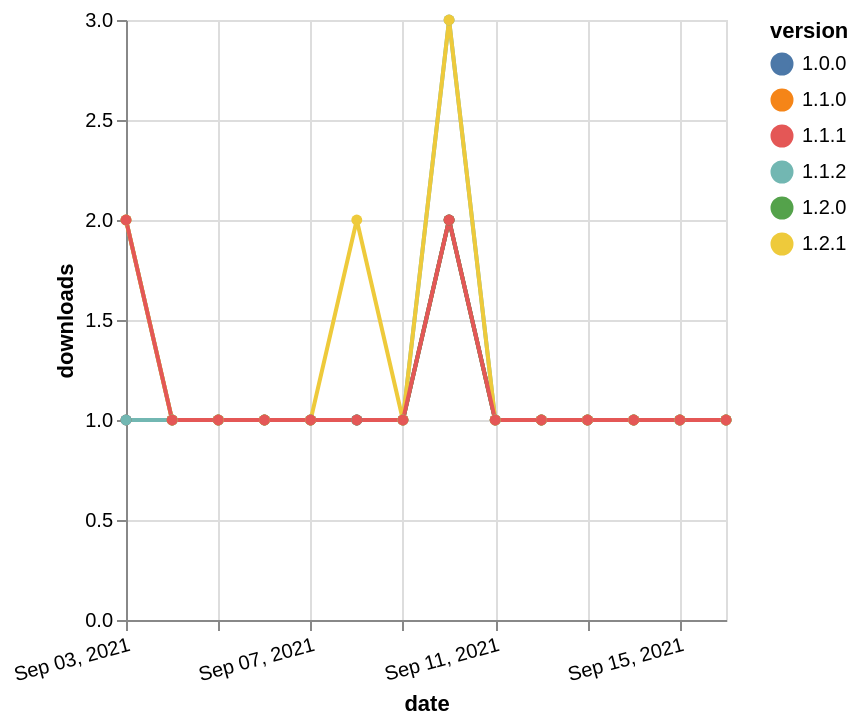

This figure's Vega-Lite source:
### Vega-Lite specification from a JSON file in a GitHub repository (floating-point values rounded to 4 significant figures)
{"$schema": "https://vega.github.io/schema/vega-lite/v5.json", "description": "A simple bar chart with embedded data.", "data": {"values": [{"date": "2021-09-03", "total": 134, "delta": 1, "version": "1.1.0"}, {"date": "2021-09-04", "total": 135, "delta": 1, "version": "1.1.0"}, {"date": "2021-09-05", "total": 136, "delta": 1, "version": "1.1.0"}, {"date": "2021-09-06", "total": 137, "delta": 1, "version": "1.1.0"}, {"date": "2021-09-07", "total": 138, "delta": 1, "version": "1.1.0"}, {"date": "2021-09-08", "total": 139, "delta": 1, "version": "1.1.0"}, {"date": "2021-09-09", "total": 140, "delta": 1, "version": "1.1.0"}, {"date": "2021-09-10", "total": 142, "delta": 2, "version": "1.1.0"}, {"date": "2021-09-11", "total": 143, "delta": 1, "version": "1.1.0"}, {"date": "2021-09-12", "total": 144, "delta": 1, "version": "1.1.0"}, {"date": "2021-09-13", "total": 145, "delta": 1, "version": "1.1.0"}, {"date": "2021-09-14", "total": 146, "delta": 1, "version": "1.1.0"}, {"date": "2021-09-15", "total": 147, "delta": 1, "version": "1.1.0"}, {"date": "2021-09-16", "total": 148, "delta": 1, "version": "1.1.0"}, {"date": "2021-09-03", "total": 146, "delta": 1, "version": "1.0.0"}, {"date": "2021-09-04", "total": 147, "delta": 1, "version": "1.0.0"}, {"date": "2021-09-05", "total": 148, "delta": 1, "version": "1.0.0"}, {"date": "2021-09-06", "total": 149, "delta": 1, "version": "1.0.0"}, {"date": "2021-09-07", "total": 150, "delta": 1, "version": "1.0.0"}, {"date": "2021-09-08", "total": 151, "delta": 1, "version": "1.0.0"}, {"date": "2021-09-09", "total": 152, "delta": 1, "version": "1.0.0"}, {"date": "2021-09-10", "total": 154, "delta": 2, "version": "1.0.0"}, {"date": "2021-09-11", "total": 155, "delta": 1, "version": "1.0.0"}, {"date": "2021-09-12", "total": 156, "delta": 1, "version": "1.0.0"}, {"date": "2021-09-13", "total": 157, "delta": 1, "version": "1.0.0"}, {"date": "2021-09-14", "total": 158, "delta": 1, "version": "1.0.0"}, {"date": "2021-09-15", "total": 159, "delta": 1, "version": "1.0.0"}, {"date": "2021-09-16", "total": 160, "delta": 1, "version": "1.0.0"}, {"date": "2021-09-03", "total": 112, "delta": 2, "version": "1.2.0"}, {"date": "2021-09-04", "total": 113, "delta": 1, "version": "1.2.0"}, {"date": "2021-09-05", "total": 114, "delta": 1, "version": "1.2.0"}, {"date": "2021-09-06", "total": 115, "delta": 1, "version": "1.2.0"}, {"date": "2021-09-07", "total": 116, "delta": 1, "version": "1.2.0"}, {"date": "2021-09-08", "total": 117, "delta": 1, "version": "1.2.0"}, {"date": "2021-09-09", "total": 118, "delta": 1, "version": "1.2.0"}, {"date": "2021-09-10", "total": 120, "delta": 2, "version": "1.2.0"}, {"date": "2021-09-11", "total": 121, "delta": 1, "version": "1.2.0"}, {"date": "2021-09-12", "total": 122, "delta": 1, "version": "1.2.0"}, {"date": "2021-09-13", "total": 123, "delta": 1, "version": "1.2.0"}, {"date": "2021-09-14", "total": 124, "delta": 1, "version": "1.2.0"}, {"date": "2021-09-15", "total": 125, "delta": 1, "version": "1.2.0"}, {"date": "2021-09-16", "total": 126, "delta": 1, "version": "1.2.0"}, {"date": "2021-09-03", "total": 186, "delta": 1, "version": "1.1.2"}, {"date": "2021-09-04", "total": 187, "delta": 1, "version": "1.1.2"}, {"date": "2021-09-05", "total": 188, "delta": 1, "version": "1.1.2"}, {"date": "2021-09-06", "total": 189, "delta": 1, "version": "1.1.2"}, {"date": "2021-09-07", "total": 190, "delta": 1, "version": "1.1.2"}, {"date": "2021-09-08", "total": 191, "delta": 1, "version": "1.1.2"}, {"date": "2021-09-09", "total": 192, "delta": 1, "version": "1.1.2"}, {"date": "2021-09-10", "total": 195, "delta": 3, "version": "1.1.2"}, {"date": "2021-09-11", "total": 196, "delta": 1, "version": "1.1.2"}, {"date": "2021-09-12", "total": 197, "delta": 1, "version": "1.1.2"}, {"date": "2021-09-13", "total": 198, "delta": 1, "version": "1.1.2"}, {"date": "2021-09-14", "total": 199, "delta": 1, "version": "1.1.2"}, {"date": "2021-09-15", "total": 200, "delta": 1, "version": "1.1.2"}, {"date": "2021-09-16", "total": 201, "delta": 1, "version": "1.1.2"}, {"date": "2021-09-03", "total": 119, "delta": 2, "version": "1.2.1"}, {"date": "2021-09-04", "total": 120, "delta": 1, "version": "1.2.1"}, {"date": "2021-09-05", "total": 121, "delta": 1, "version": "1.2.1"}, {"date": "2021-09-06", "total": 122, "delta": 1, "version": "1.2.1"}, {"date": "2021-09-07", "total": 123, "delta": 1, "version": "1.2.1"}, {"date": "2021-09-08", "total": 125, "delta": 2, "version": "1.2.1"}, {"date": "2021-09-09", "total": 126, "delta": 1, "version": "1.2.1"}, {"date": "2021-09-10", "total": 129, "delta": 3, "version": "1.2.1"}, {"date": "2021-09-11", "total": 130, "delta": 1, "version": "1.2.1"}, {"date": "2021-09-12", "total": 131, "delta": 1, "version": "1.2.1"}, {"date": "2021-09-13", "total": 132, "delta": 1, "version": "1.2.1"}, {"date": "2021-09-14", "total": 133, "delta": 1, "version": "1.2.1"}, {"date": "2021-09-15", "total": 134, "delta": 1, "version": "1.2.1"}, {"date": "2021-09-16", "total": 135, "delta": 1, "version": "1.2.1"}, {"date": "2021-09-03", "total": 134, "delta": 2, "version": "1.1.1"}, {"date": "2021-09-04", "total": 135, "delta": 1, "version": "1.1.1"}, {"date": "2021-09-05", "total": 136, "delta": 1, "version": "1.1.1"}, {"date": "2021-09-06", "total": 137, "delta": 1, "version": "1.1.1"}, {"date": "2021-09-07", "total": 138, "delta": 1, "version": "1.1.1"}, {"date": "2021-09-08", "total": 139, "delta": 1, "version": "1.1.1"}, {"date": "2021-09-09", "total": 140, "delta": 1, "version": "1.1.1"}, {"date": "2021-09-10", "total": 142, "delta": 2, "version": "1.1.1"}, {"date": "2021-09-11", "total": 143, "delta": 1, "version": "1.1.1"}, {"date": "2021-09-12", "total": 144, "delta": 1, "version": "1.1.1"}, {"date": "2021-09-13", "total": 145, "delta": 1, "version": "1.1.1"}, {"date": "2021-09-14", "total": 146, "delta": 1, "version": "1.1.1"}, {"date": "2021-09-15", "total": 147, "delta": 1, "version": "1.1.1"}, {"date": "2021-09-16", "total": 148, "delta": 1, "version": "1.1.1"}]}, "width": "container", "mark": {"type": "line", "point": {"filled": true}}, "encoding": {"x": {"field": "date", "type": "temporal", "timeUnit": "yearmonthdate", "title": "date", "axis": {"labelAngle": -15}}, "y": {"field": "delta", "type": "quantitative", "title": "downloads"}, "color": {"field": "version", "type": "nominal"}, "tooltip": {"field": "delta"}}}
